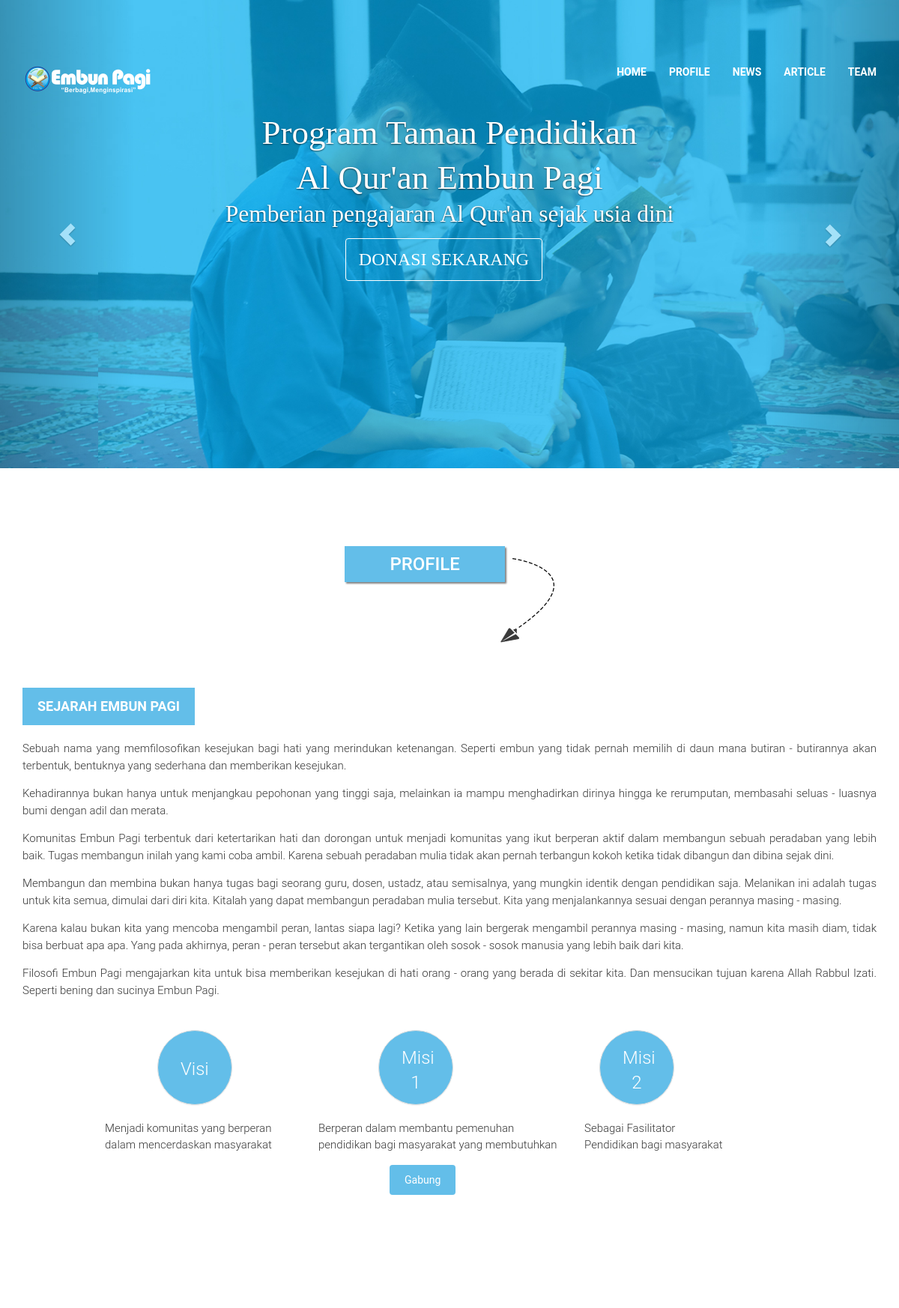
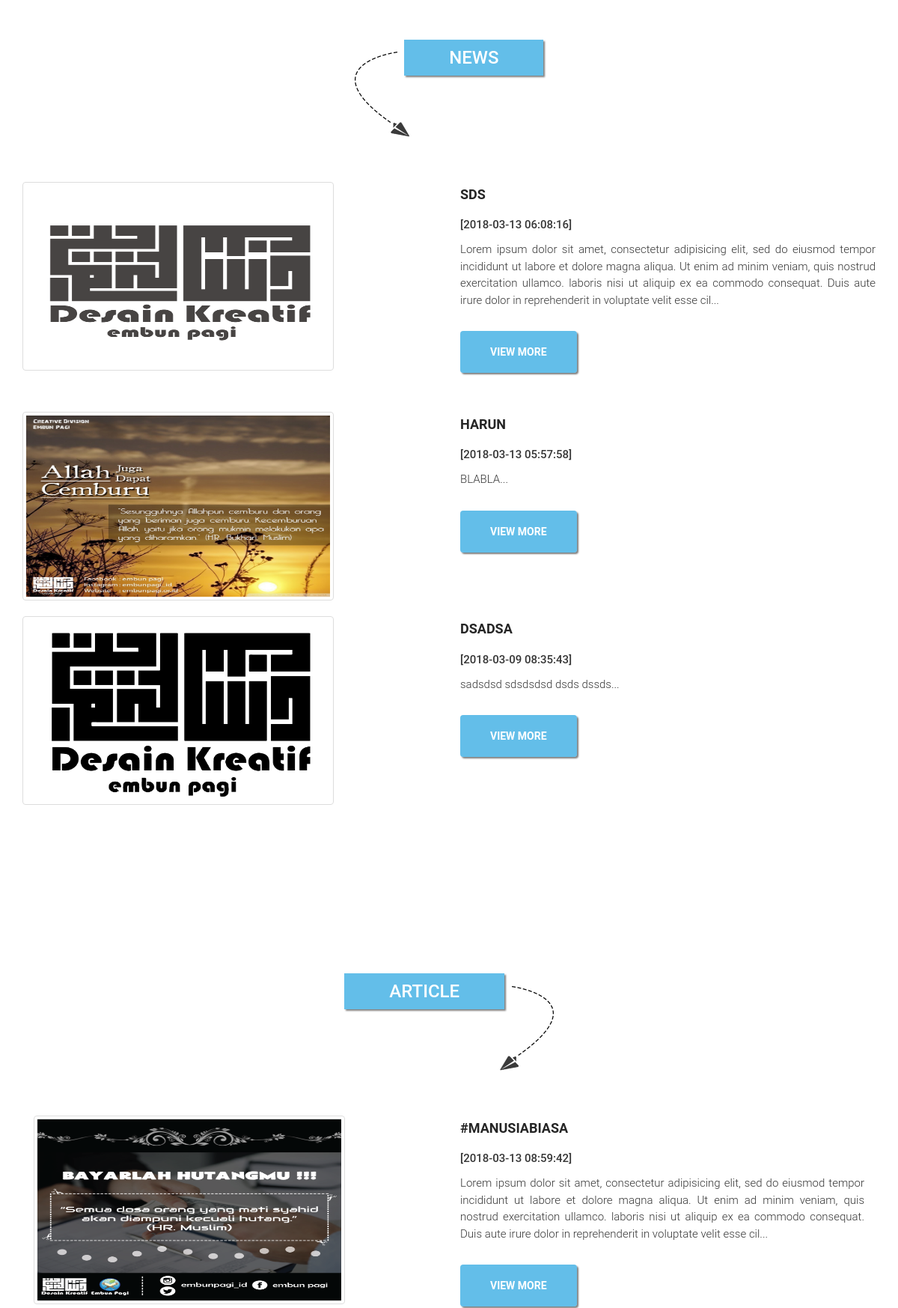
The page / (upper part) on the database its author committed (2 pictures, top to bottom).
### tables this page shows
CREATE TABLE `tb_posting` (
  `id` int(11) NOT NULL,
  `judul` text NOT NULL,
  `isi` text NOT NULL,
  `path` varchar(100) NOT NULL,
  `waktu` datetime NOT NULL
);

CREATE TABLE `tb_post_artikel` (
  `id` int(11) NOT NULL,
  `judul` varchar(100) NOT NULL,
  `deskripsi` text NOT NULL,
  `path` varchar(100) NOT NULL,
  `waktu` datetime NOT NULL
);

### index.php (the view, shortened to what this page needs)
<!doctype html>
 <html class="no-js" lang="">
    <head>
        <link rel="stylesheet" type="text/css" href="https://maxcdn.bootstrapcdn.com/font-awesome/4.7.0/css/font-awesome.min.css">
        <link rel="stylesheet" href="assets/css/bootstrap.min.css">
        <link rel="stylesheet" href="assets/css/style.css">
        <link rel="stylesheet" href="assets/css/responsive.css" />
        <link rel="stylesheet" type="text/css" href="assets/css/animate.css">
        <link rel="stylesheet" type="text/css" href="assets/galeri/source/jquery.fancybox.css?v=2.1.5" media="screen" />
    </head>
    <body data-spy="scroll" data-target="#main-navbar">
        <div>
            <nav class="navbar navbar-default navbar-fixed-top">
                <div class="container">
                    <div class="navbar-header">
                        <a class="navbar-brand" href=""><img src="assets/images/logo3.png" /></a>
                    </div>
                    <div class="collapse navbar-collapse" id="bs-example-navbar-collapse-1">
                        <ul class="nav navbar-nav navbar-right">
                            <li><a href="#beranda">Home</a></li>
                            <li><a href="#sejarah">Profile</a></li>
                            <li><a href="#kabar">News</a></li>
                            <li><a href="#galeri">Article</a></li>
                            <li><a href="#team">Team</a></li>
                        </ul>
                    </div>
                </div>
            </nav>
        </div>
        <header id="beranda" class="sections2 beranda">
                        <div>
                            <div class="slider-area">
                                <div id="carousel-example-generic" class="carousel slide" data-ride="carousel" data-interval="3000">
                                    <div class="carousel-inner" role="listbox">
                                        <div class="item active">
                                            <img src="assets/images/slider1.jpg" alt="" />
                                          <div class="carousel-caption home-tengah">
                                            <h1 style="font-family: trajan pro;">Program Taman Pendidikan <br>Al Qur'an Embun Pagi</h1>
                                            <h3 style="font-family: calibri;">Pemberian pengajaran Al Qur'an sejak usia dini</h3>
                                            <div><a class="btn btn-4" data-toggle="modal" data-target="#donasi"><h4 style="font-family: calibri;margin: 5px;">DONASI SEKARANG</h4></a></div>
                                          </div>
                                        </div>
                                    </div>
                                    <a class="left carousel-control" href="#carousel-example-generic" role="button" data-slide="prev">
                                      <span class="glyphicon glyphicon-chevron-left" aria-hidden="true"></span>
                                    </a>
                                    <a class="right carousel-control" href="#carousel-example-generic" role="button" data-slide="next">
                                      <span class="glyphicon glyphicon-chevron-right" aria-hidden="true"></span>
                                    </a>
                                </div>
                            </div>
                        </div>
        </header>
        <section id="sejarah" class="sections">
            <div class="container">
                <div class="row">
                  <div class="heading">
                        <div class="title text-center arrow-right">
                            <h4 class="">Profile</h4>
                            <img class="hidden-xs" src="assets/images/right-arrow.png" alt="" />
                        </div>
                    </div>
                    <div class="main-history">
                        <div class="col-md-12">
                            <div class="history-wrapper">
                                <div class="history-heading">
                                    <h5 class="our-history">Sejarah Embun Pagi</h5>
                                </div>
                                <div class="history-content">
                                    <p align="justify";>
                                      Sebuah nama yang memfilosofikan kesejukan bagi hati yang merindukan ketenangan. Seperti embun yang tidak pernah memilih di daun mana butiran - butirannya
                                      akan terbentuk, bentuknya yang sederhana dan memberikan kesejukan.
                                    </p>
                                    <p align="justify";>
                                      Kehadirannya bukan hanya untuk menjangkau pepohonan yang tinggi saja, melainkan ia mampu menghadirkan dirinya hingga ke rerumputan, membasahi
                                      seluas - luasnya bumi dengan adil dan merata.
                                    </p>
                                    <p align="justify";>
                                      Komunitas Embun Pagi terbentuk dari ketertarikan hati dan dorongan untuk menjadi komunitas yang ikut berperan aktif dalam membangun sebuah
                                      peradaban yang lebih baik. Tugas membangun inilah yang kami coba ambil. Karena sebuah peradaban mulia tidak akan pernah terbangun kokoh ketika
                                      tidak dibangun dan dibina sejak dini.
                                    </p>
                                    <p align="justify";>
                                      Membangun dan membina bukan hanya tugas bagi seorang guru, dosen, ustadz, atau semisalnya, yang mungkin identik dengan pendidikan saja. Melanikan
                                      ini adalah tugas untuk kita semua, dimulai dari diri kita. Kitalah yang dapat membangun peradaban mulia tersebut. Kita yang menjalankannya sesuai
                                      dengan perannya masing - masing.
                                    </p>
                                    <p align="justify";>
                                      Karena kalau bukan kita yang mencoba mengambil peran, lantas siapa lagi? Ketika yang lain bergerak mengambil perannya masing - masing, namun kita
                                      masih diam, tidak bisa berbuat apa apa. Yang pada akhirnya, peran - peran tersebut akan tergantikan oleh sosok - sosok manusia yang lebih baik dari kita.
                                    </p>
                                    <p align="justify";>
                                      Filosofi Embun Pagi mengajarkan kita untuk bisa memberikan kesejukan di hati orang - orang yang berada di sekitar kita. Dan mensucikan tujuan karena Allah
                                      Rabbul Izati. Seperti bening dan sucinya Embun Pagi.
                                    </p>
                                </div>
                            </div>
                            <br />
                            <div class="history-wrapper">
                                <div class="history-heading">
                                  <div class="row">
                                  <div class="col-md-2 col-md-offset-2 panel panel-default animated infinite bounce" style="background-color: rgba(0, 149, 220, 0.61); width: 100px; height: 100px; border-radius: 50px;">
                                    <div class="panel-body" style="margin-top: 20px;color: #fff;">
                                      <h4>Visi</h4>
                                    </div>
                                  </div>
                                  <div class="col-md-2 col-md-offset-2 panel panel-default animated infinite bounce" style="background-color: rgba(0, 149, 220, 0.61); width: 100px; height: 100px; border-radius: 50px;">
                                    <div class="panel-body" style="text-align: center;margin-top: 5px;color: #fff;">
                                      <h4>Misi 1</h4>
                                    </div>
                                  </div>
                                  <div class="col-md-2 col-md-offset-2 panel panel-default animated infinite bounce" style="background-color: rgba(0, 149, 220, 0.61); width: 100px; height: 100px; border-radius: 50px;">
                                    <div class="panel-body" style="text-align: center;margin-top: 5px;color: #fff;">
                                      <h4>Misi 2</h4>
                                    </div>
                                  </div>
                                </div>
                                </div>
                                <div class="row">
                                  <div class="col-md-2 col-md-offset-2">
                                    <p style="margin-left: -85px;">Menjadi komunitas yang berperan dalam mencerdaskan masyarakat</p>
                                  </div>
                                  <div class="col-md-2 col-md-offset-2">
                                    <p style="margin-left: -190px;">Berperan dalam membantu pemenuhan
                                      <br>pendidikan bagi masyarakat yang membutuhkan</p>
                                  </div>
                                  <div class="col-md-2 col-md-offset-2">
                                    <p style="margin-left: -225px;">Sebagai Fasilitator <br>Pendidikan bagi masyarakat</p>
                                  </div>
                                </div>
                                <div class="col-md-5 col-md-offset-5">
                                  <button class="btn pt-btn btn-primary" data-toggle="modal" data-target="#myModal">Gabung</button>
                                </div>
                        </div>
                    </div>
                </div>
            </div>
        </section>
        <section id="kabar" class="sections">
            <div class="container">
                <div class="row">
                    <div class="heading">
                        <div class="title text-center arrow-left">
                            <img class="hidden-xs" src="assets/images/left-arrow.png" alt="" />
                            <h4 class="">News</h4>
                        </div>
                    </div>
                <?php
                    include 'system/koneksi.php';
                    $sql = "SELECT * FROM tb_posting ORDER BY id DESC LIMIT 3";
                    $result = mysqli_query($connect,$sql);
                    while($data = mysqli_fetch_array($result))
                {?>
                    <div class="portfolio-wrap">
                        <div class="portfolio">
                            <div class="col-md-6 col-sm-6 col-xs-12">
                                <img src="assets/images/berita/<?php echo $data['path'] ?>" style="width: 416px; height: 252px;" class="img-responsive img-thumbnail" alt="Responsive image"/>
                            </div>
                            <div class="col-md-6 col-sm-6 col-xs-12">
                                <div class="portfolio-item">
                                    <h4><?php echo $data['judul']; ?></h4>
                                    <h6>[<?php echo $data['waktu'] ?>]</h6>
                                    <p align="justify">
                                        <?php
                                            $jml = 300;
                                            $cetak = substr($data['isi'],0,$jml)."...";
                                            echo $cetak;
                                         ?>
                                    </p>
                                    <a class="btn pt-btn btn-primary" href="system/view_news.php">View More</a>
                                </div>
                            </div>
                        </div>
                    </div><br>
                <?php }
                ?>
                </div>
            </div>
        </section>
        <section id="galeri" class="sections">
            <div class="container">
                    <div class="heading">
                        <div class="title text-center arrow-right">
                            <h4 class="">Article</h4>
                            <img class="hidden-xs" src="assets/images/right-arrow.png" alt="" />
                        </div>
                    </div>
                    <?php
                    include 'system/koneksi.php';
                    $sql = "SELECT * FROM tb_post_artikel ORDER BY id DESC LIMIT 3";
                    $result = mysqli_query($connect,$sql);
                    while($data = mysqli_fetch_array($result))
                {?>
                    <div class="portfolio-wrap">
                        <div class="portfolio">
                            <div class="col-md-6 col-sm-6 col-xs-12">
                                <img src="assets/images/artikel/<?php echo $data['path'] ?>" style="width: 416px; height: 252px;" class="img-responsive img-thumbnail" alt="Responsive image"/>
                            </div>
                            <div class="col-md-6 col-sm-6 col-xs-12">
                                <div class="portfolio-item">
                                    <h4><?php echo $data['judul']; ?></h4>
                                    <h6>[<?php echo $data['waktu'] ?>]</h6>
                                    <p align="justify">
                                        <?php
                                            $jml = 300;
                                            $cetak = substr($data['deskripsi'],0,$jml)."...";
                                            echo $cetak;
                                         ?>
                                    </p>
                                    <button class="btn pt-btn btn-primary">View More</button>
                                </div>
                            </div>
                        </div>
                    </div><br>
                <?php }
                ?>
            </div>
        </section>
    </body>
</html>

### rows shown on the page
tb_posting: path (picture), judul "SDS", waktu "2018-03-13 06:08:16", isi "Lorem ipsum dolor sit amet, consectetur adipisicing elit, sed do eiusmod tempor incididunt ut labore et dolore magna aliqua. Ut enim ad minim veniam, quis nostrud exercitation ullamco. laboris nisi ut aliquip ex ea commodo consequat. Duis aute irure dolor in reprehenderit in voluptate velit esse cil..."
tb_posting: path (picture), judul "HARUN", waktu "2018-03-13 05:57:58", isi "BLABLA..."
tb_posting: path (picture), judul "DSADSA", waktu "2018-03-09 08:35:43", isi "sadsdsd sdsdsdsd dsds dssds..."
tb_post_artikel: path (picture), judul "#MANUSIABIASA", waktu "2018-03-13 08:59:42", deskripsi "Lorem ipsum dolor sit amet, consectetur adipisicing elit, sed do eiusmod tempor incididunt ut labore et dolore magna aliqua. Ut enim ad minim veniam, quis nostrud exercitation ullamco. laboris nisi ut aliquip ex ea commodo consequat. Duis aute irure dolor in reprehenderit in voluptate velit esse cil..."
